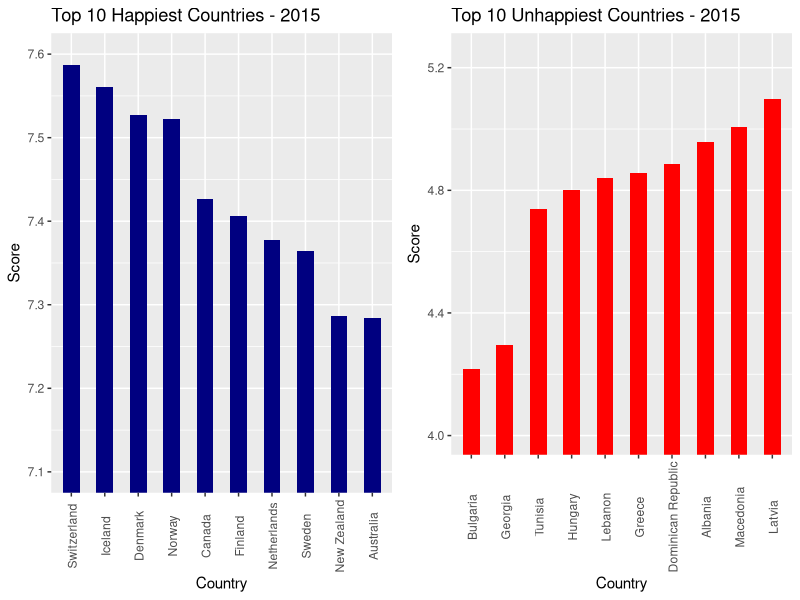
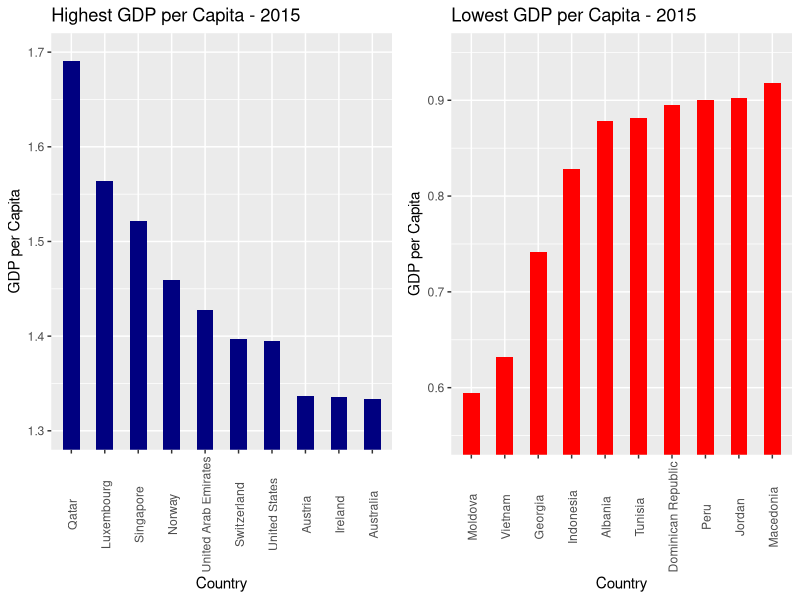
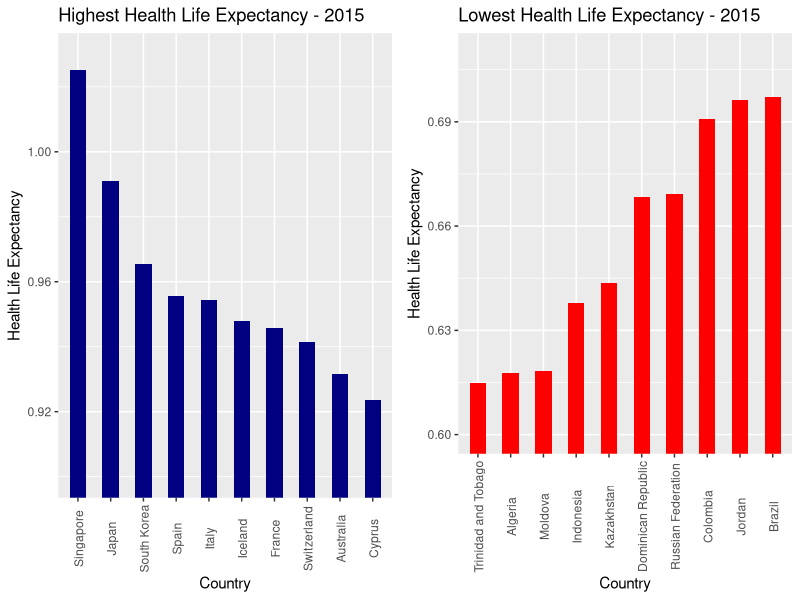
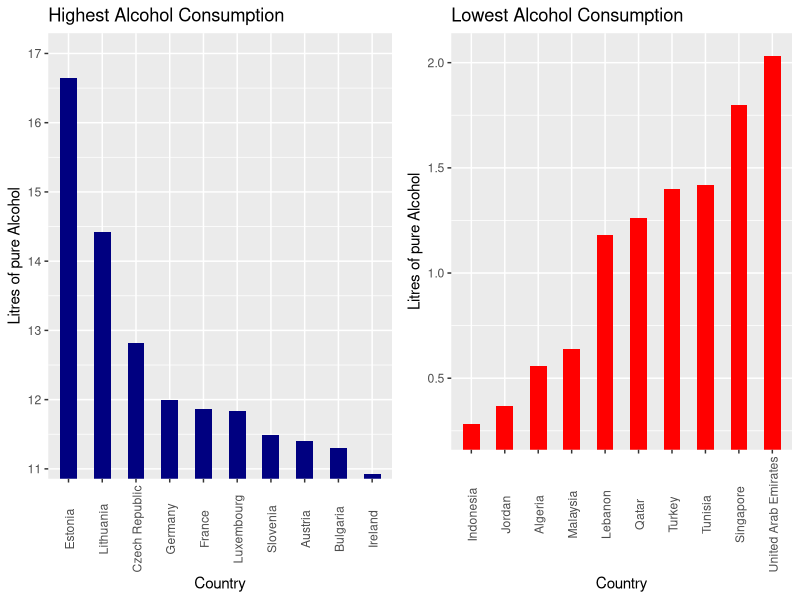
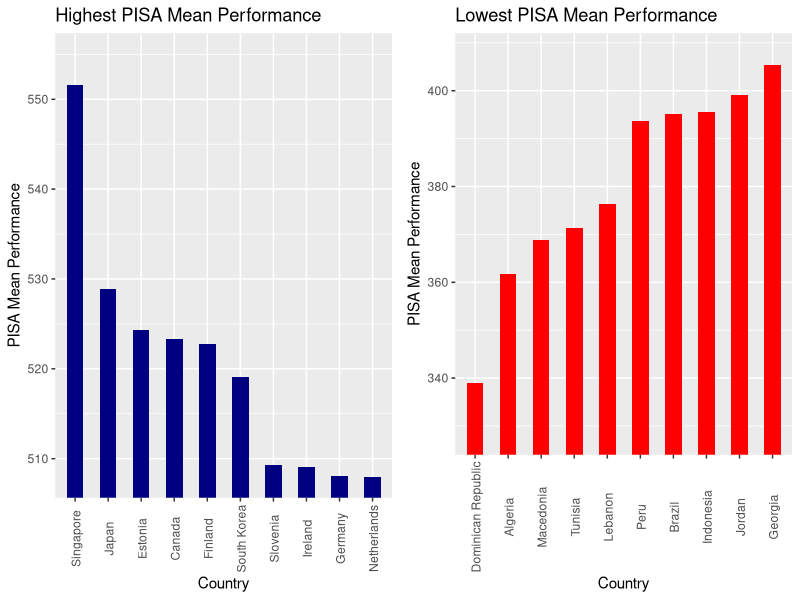
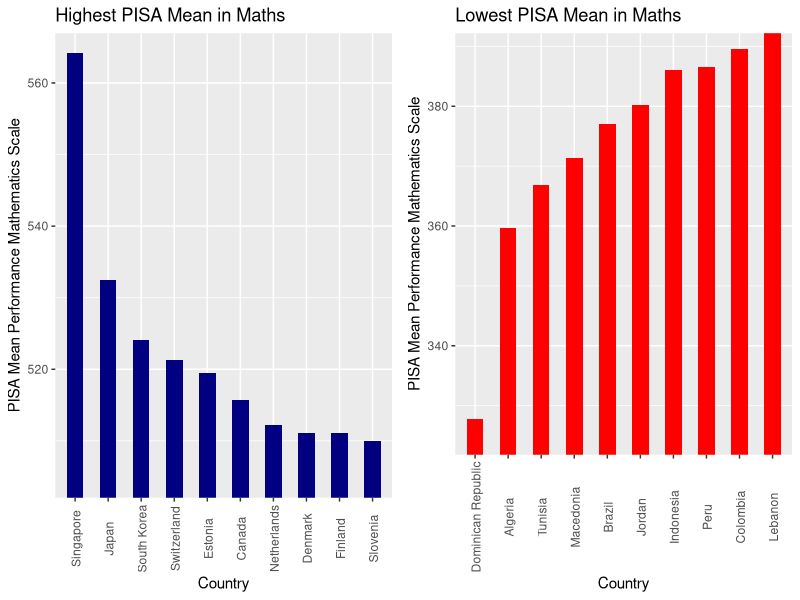
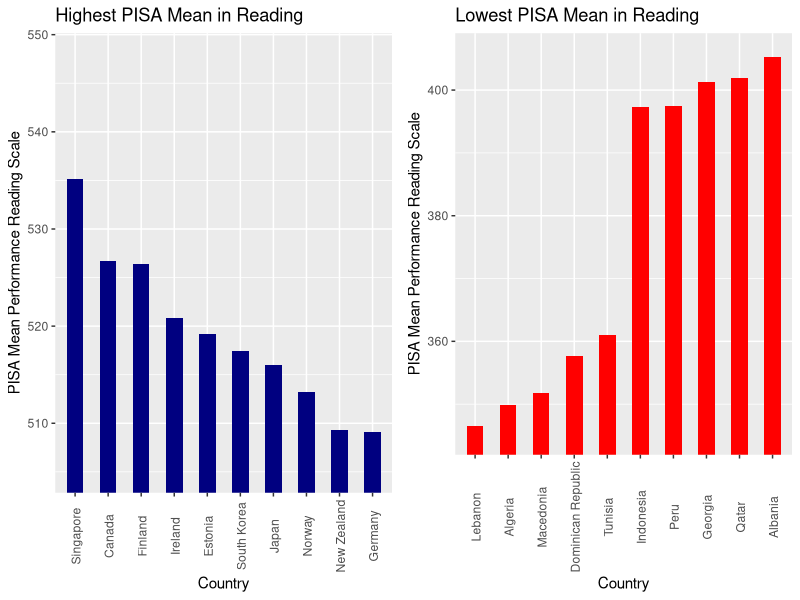
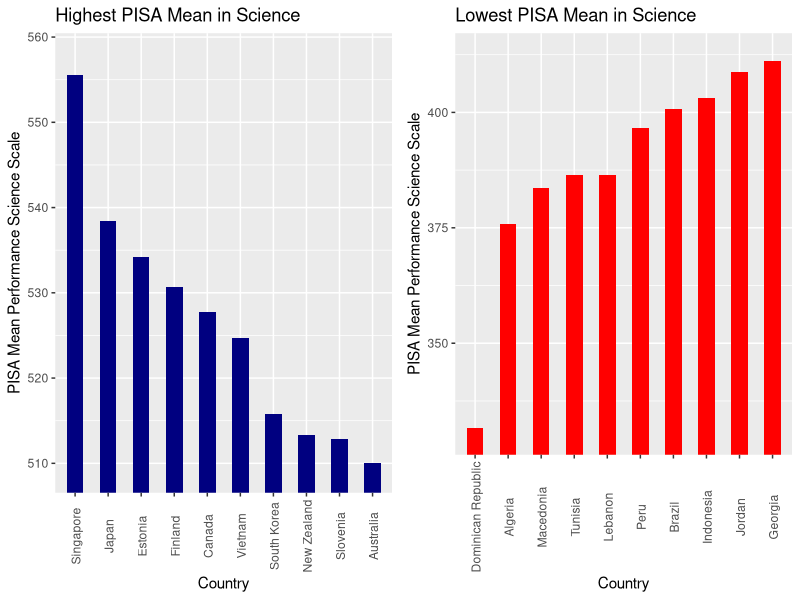

R code for these plots, in order:
## ---- chunk 1
dfData.master <- read.csv("../../data/master_data/master_data.min.csv")
## ---- chunk 2

dfData.ordered.high <- head(dfData.master[order(dfData.master$Happiness.Score, decreasing = TRUE),], n = 10)

g1 <- ggplot2::ggplot(
  dfData.ordered.high, 
  ggplot2::aes(
    x=factor(Country,levels=dfData.ordered.high$Country[order(dfData.ordered.high$Happiness.Score, decreasing = TRUE)]),
  y=Happiness.Score))
g1 <- g1 + ggplot2::geom_bar(stat="identity",width=0.5,fill="navyblue")
g1 <- g1 + ggplot2::theme( axis.text.x = ggplot2::element_text(angle=90, vjust=0.6))
g1 <- g1 + ggplot2::labs(title="Top 10 Happiest Countries - 2015", x="Country",y="Score")
g1 <- g1 + ggplot2::coord_cartesian(ylim=c(7.1,7.6))


dfData.ordered.low <- tail(dfData.master[order(dfData.master$Happiness.Score, decreasing = TRUE),], n = 10)

g2 <- ggplot2::ggplot(
  dfData.ordered.low, 
  ggplot2::aes(
    x=factor(Country,levels=dfData.ordered.low$Country[order(dfData.ordered.low$Happiness.Score, decreasing = FALSE)]),
  y=Happiness.Score))
g2 <- g2 + ggplot2::geom_bar(stat="identity",width=0.5,fill="red")
g2 <- g2 + ggplot2::theme( axis.text.x = ggplot2::element_text(angle=90, vjust=0.6))
g2 <- g2 + ggplot2::labs(title="Top 10 Unhappiest Countries - 2015", x="Country",y="Score")
g2 <- g2 + ggplot2::coord_cartesian(ylim=c(4,5.25))

gridExtra::grid.arrange(g1, g2,  ncol = 2,nrow=1)
## ---- chunk 3
g1 <- NULL
g2 <- NULL
dfData.ordered.high <- NULL
dfData.ordered.low <- NULL
## ---- chunk 4

dfData.ordered.high <- head(dfData.master[order(dfData.master$Economy.GDP.per.Capita, decreasing = TRUE),], n = 10)

g1 <- ggplot2::ggplot(
        dfData.ordered.high, 
        ggplot2::aes(x=factor(dfData.ordered.high$Country,levels=dfData.ordered.high$Country[order(dfData.ordered.high$Economy.GDP.per.Capita, decreasing = TRUE)]),y=Economy.GDP.per.Capita)
      ) 
g1 <- g1 + ggplot2::geom_bar(stat="identity",width=0.5,fill="navyblue") 
g1 <- g1 + ggplot2::theme(axis.text.x = ggplot2::element_text(angle=90, vjust=0.6)) 
g1 <- g1 + ggplot2::labs(title="Highest GDP per Capita - 2015", x="Country",y="GDP per Capita") 
g1 <- g1 + ggplot2::coord_cartesian(ylim=c(1.3,1.7))

dfData.ordered.low <- tail(dfData.master[order(dfData.master$Economy.GDP.per.Capita, decreasing = TRUE),], n = 10)

g2 <- ggplot2::ggplot(
        dfData.ordered.low, 
        ggplot2::aes(x=factor(dfData.ordered.low$Country,levels=dfData.ordered.low$Country[order(dfData.ordered.low$Economy.GDP.per.Capita, decreasing = FALSE)]),y=Economy.GDP.per.Capita)
        ) 
g2 <- g2 + ggplot2::geom_bar(stat="identity",width=0.5,fill="red") 
g2 <- g2 + ggplot2::theme(axis.text.x = ggplot2::element_text(angle=90, vjust=0.6)) 
g2 <- g2 + ggplot2::labs(title="Lowest GDP per Capita - 2015", x="Country",y="GDP per Capita") 
g2 <- g2 + ggplot2::coord_cartesian(ylim=c(0.55,0.95))

gridExtra::grid.arrange(g1, g2,  ncol = 2,nrow=1)
## ---- chunk 5
g1 <- NULL
g2 <- NULL
dfData.ordered.high <- NULL
dfData.ordered.low <- NULL
## ---- chunk 6

dfData.ordered.high <- head(dfData.master[order(dfData.master$Health.Life.Expectancy, decreasing = TRUE),], n = 10)

g1 <- ggplot2::ggplot(
        dfData.ordered.high, 
        ggplot2::aes(x=factor(dfData.ordered.high$Country,levels=dfData.ordered.high$Country[order(dfData.ordered.high$Health.Life.Expectancy, decreasing = TRUE)]),y=Health.Life.Expectancy)
      ) 
g1 <- g1 + ggplot2::geom_bar(stat="identity",width=0.5,fill="navyblue") 
g1 <- g1 + ggplot2::theme(axis.text.x = ggplot2::element_text(angle=90, vjust=0.6)) 
g1 <- g1 + ggplot2::labs(title="Highest Health Life Expectancy - 2015", x="Country",y="Health Life Expectancy") 
g1 <- g1 + ggplot2::coord_cartesian(ylim=c(0.9,1.03))

dfData.ordered.low <- tail(dfData.master[order(dfData.master$Health.Life.Expectancy, decreasing = TRUE),], n = 10)

g2 <- ggplot2::ggplot(
        dfData.ordered.low, 
        ggplot2::aes(x=factor(dfData.ordered.low$Country,levels=dfData.ordered.low$Country[order(dfData.ordered.low$Health.Life.Expectancy, decreasing = FALSE)]),y=Health.Life.Expectancy)
        ) 
g2 <- g2 + ggplot2::geom_bar(stat="identity",width=0.5,fill="red") 
g2 <- g2 + ggplot2::theme(axis.text.x = ggplot2::element_text(angle=90, vjust=0.6)) 
g2 <- g2 + ggplot2::labs(title="Lowest Health Life Expectancy - 2015", x="Country",y="Health Life Expectancy") 
g2 <- g2 + ggplot2::coord_cartesian(ylim=c(0.6,0.71))

gridExtra::grid.arrange(g1, g2,  ncol = 2,nrow=1)
## ---- chunk 7
g1 <- NULL
g2 <- NULL
dfData.ordered.high <- NULL
dfData.ordered.low <- NULL

## ---- chunk 8

dfData.ordered.high <- head(dfData.master[order(dfData.master$Alcohol.Consumption.All.Types, decreasing = TRUE),], n = 10)

g1 <- ggplot2::ggplot(
        dfData.ordered.high, 
        ggplot2::aes(x=factor(dfData.ordered.high$Country,levels=dfData.ordered.high$Country[order(dfData.ordered.high$Alcohol.Consumption.All.Types, decreasing = TRUE)]),y=Alcohol.Consumption.All.Types)
      ) 
g1 <- g1 + ggplot2::geom_bar(stat="identity",width=0.5,fill="navyblue") 
g1 <- g1 + ggplot2::theme(axis.text.x = ggplot2::element_text(angle=90, vjust=0.6)) 
g1 <- g1 + ggplot2::labs(title="Highest Alcohol Consumption", x="Country",y="Litres of pure Alcohol") 
g1 <- g1 + ggplot2::coord_cartesian(ylim=c(11.15,17))

dfData.ordered.low <- tail(dfData.master[order(dfData.master$Alcohol.Consumption.All.Types, decreasing = TRUE),], n = 10)

g2 <- ggplot2::ggplot(
        dfData.ordered.low, 
        ggplot2::aes(x=factor(dfData.ordered.low$Country,levels=dfData.ordered.low$Country[order(dfData.ordered.low$Alcohol.Consumption.All.Types, decreasing = FALSE)]),y=Alcohol.Consumption.All.Types)
        ) 
g2 <- g2 + ggplot2::geom_bar(stat="identity",width=0.5,fill="red") 
g2 <- g2 + ggplot2::theme(axis.text.x = ggplot2::element_text(angle=90, vjust=0.6)) 
g2 <- g2 + ggplot2::labs(title="Lowest Alcohol Consumption", x="Country",y="Litres of pure Alcohol") 
g2 <- g2 + ggplot2::coord_cartesian(ylim=c(0.25,2.05))

gridExtra::grid.arrange(g1, g2,  ncol = 2,nrow=1)
## ---- chunk 9
g1 <- NULL
g2 <- NULL
dfData.ordered.high <- NULL
dfData.ordered.low <- NULL

## ---- chunk 10

dfData.ordered.high <- head(dfData.master[order(dfData.master$PISA.Performance.Mean, decreasing = TRUE),], n = 10)

g1 <- ggplot2::ggplot(
        dfData.ordered.high, 
        ggplot2::aes(x=factor(dfData.ordered.high$Country,levels=dfData.ordered.high$Country[order(dfData.ordered.high$PISA.Performance.Mean, decreasing = TRUE)]),y=PISA.Performance.Mean)
      ) 
g1 <- g1 + ggplot2::geom_bar(stat="identity",width=0.5,fill="navyblue") 
g1 <- g1 + ggplot2::theme(axis.text.x = ggplot2::element_text(angle=90, vjust=0.6)) 
g1 <- g1 + ggplot2::labs(title="Highest PISA Mean Performance", x="Country",y="PISA Mean Performance") 
g1 <- g1 + ggplot2::coord_cartesian(ylim=c(508,555))

dfData.ordered.low <- tail(dfData.master[order(dfData.master$PISA.Performance.Mean, decreasing = TRUE),], n = 10)

g2 <- ggplot2::ggplot(
        dfData.ordered.low, 
        ggplot2::aes(x=factor(dfData.ordered.low$Country,levels=dfData.ordered.low$Country[order(dfData.ordered.low$PISA.Performance.Mean, decreasing = FALSE)]),y=PISA.Performance.Mean)
        ) 
g2 <- g2 + ggplot2::geom_bar(stat="identity",width=0.5,fill="red") 
g2 <- g2 + ggplot2::theme(axis.text.x = ggplot2::element_text(angle=90, vjust=0.6)) 
g2 <- g2 + ggplot2::labs(title="Lowest PISA Mean Performance", x="Country",y="PISA Mean Performance") 
g2 <- g2 + ggplot2::coord_cartesian(ylim=c(328,408))

gridExtra::grid.arrange(g1, g2,  ncol = 2,nrow=1)
## ---- chunk 11
g1 <- NULL
g2 <- NULL
dfData.ordered.high <- NULL
dfData.ordered.low <- NULL

## ---- chunk 12

dfData.ordered.high <- head(dfData.master[order(dfData.master$PISA.Performance.Mean.Mathematics, decreasing = TRUE),], n = 10)

g1 <- ggplot2::ggplot(
        dfData.ordered.high, 
        ggplot2::aes(x=factor(dfData.ordered.high$Country,levels=dfData.ordered.high$Country[order(dfData.ordered.high$PISA.Performance.Mean.Mathematics, decreasing = TRUE)]),y=PISA.Performance.Mean.Mathematics)
      ) 
g1 <- g1 + ggplot2::geom_bar(stat="identity",width=0.5,fill="navyblue") 
g1 <- g1 + ggplot2::theme(axis.text.x = ggplot2::element_text(angle=90, vjust=0.6)) 
g1 <- g1 + ggplot2::labs(title="Highest PISA Mean in Maths", x="Country",y="PISA Mean Performance Mathematics Scale") 
g1 <- g1 + ggplot2::coord_cartesian(ylim=c(505,564))

dfData.ordered.low <- tail(dfData.master[order(dfData.master$PISA.Performance.Mean.Mathematics, decreasing = TRUE),], n = 10)

g2 <- ggplot2::ggplot(
        dfData.ordered.low, 
        ggplot2::aes(x=factor(dfData.ordered.low$Country,levels=dfData.ordered.low$Country[order(dfData.ordered.low$PISA.Performance.Mean.Mathematics, decreasing = FALSE)]),y=PISA.Performance.Mean.Mathematics)
        ) 
g2 <- g2 + ggplot2::geom_bar(stat="identity",width=0.5,fill="red") 
g2 <- g2 + ggplot2::theme(axis.text.x = ggplot2::element_text(angle=90, vjust=0.6)) 
g2 <- g2 + ggplot2::labs(title="Lowest PISA Mean in Maths", x="Country",y="PISA Mean Performance Mathematics Scale") 
g2 <- g2 + ggplot2::coord_cartesian(ylim=c(325,389))

gridExtra::grid.arrange(g1, g2,  ncol = 2,nrow=1)
## ---- chunk 13
g1 <- NULL
g2 <- NULL
dfData.ordered.high <- NULL
dfData.ordered.low <- NULL

## ---- chunk 14

dfData.ordered.high <- head(dfData.master[order(dfData.master$PISA.Performance.Mean.Reading, decreasing = TRUE),], n = 10)

g1 <- ggplot2::ggplot(
        dfData.ordered.high, 
        ggplot2::aes(x=factor(dfData.ordered.high$Country,levels=dfData.ordered.high$Country[order(dfData.ordered.high$PISA.Performance.Mean.Reading, decreasing = TRUE)]),y=PISA.Performance.Mean.Reading)
      ) 
g1 <- g1 + ggplot2::geom_bar(stat="identity",width=0.5,fill="navyblue") 
g1 <- g1 + ggplot2::theme(axis.text.x = ggplot2::element_text(angle=90, vjust=0.6)) 
g1 <- g1 + ggplot2::labs(title="Highest PISA Mean in Reading", x="Country",y="PISA Mean Performance Reading Scale") 
g1 <- g1 + ggplot2::coord_cartesian(ylim=c(505,548))

dfData.ordered.low <- tail(dfData.master[order(dfData.master$PISA.Performance.Mean.Reading, decreasing = TRUE),], n = 10)

g2 <- ggplot2::ggplot(
        dfData.ordered.low, 
        ggplot2::aes(x=factor(dfData.ordered.low$Country,levels=dfData.ordered.low$Country[order(dfData.ordered.low$PISA.Performance.Mean.Reading, decreasing = FALSE)]),y=PISA.Performance.Mean.Reading)
        ) 
g2 <- g2 + ggplot2::geom_bar(stat="identity",width=0.5,fill="red") 
g2 <- g2 + ggplot2::theme(axis.text.x = ggplot2::element_text(angle=90, vjust=0.6)) 
g2 <- g2 + ggplot2::labs(title="Lowest PISA Mean in Reading", x="Country",y="PISA Mean Performance Reading Scale") 
g2 <- g2 + ggplot2::coord_cartesian(ylim=c(345,406))

gridExtra::grid.arrange(g1, g2,  ncol = 2,nrow=1)
## ---- chunk 15
g1 <- NULL
g2 <- NULL
dfData.ordered.high <- NULL
dfData.ordered.low <- NULL

## ---- chunk 16

dfData.ordered.high <- head(dfData.master[order(dfData.master$PISA.Performance.Mean.Science, decreasing = TRUE),], n = 10)

g1 <- ggplot2::ggplot(
        dfData.ordered.high, 
        ggplot2::aes(x=factor(dfData.ordered.high$Country,levels=dfData.ordered.high$Country[order(dfData.ordered.high$PISA.Performance.Mean.Science, decreasing = TRUE)]),y=PISA.Performance.Mean.Science)
      ) 
g1 <- g1 + ggplot2::geom_bar(stat="identity",width=0.5,fill="navyblue") 
g1 <- g1 + ggplot2::theme(axis.text.x = ggplot2::element_text(angle=90, vjust=0.6)) 
g1 <- g1 + ggplot2::labs(title="Highest PISA Mean in Science", x="Country",y="PISA Mean Performance Science Scale") 
g1 <- g1 + ggplot2::coord_cartesian(ylim=c(509,558))

dfData.ordered.low <- tail(dfData.master[order(dfData.master$PISA.Performance.Mean.Science, decreasing = TRUE),], n = 10)

g2 <- ggplot2::ggplot(
        dfData.ordered.low, 
        ggplot2::aes(x=factor(dfData.ordered.low$Country,levels=dfData.ordered.low$Country[order(dfData.ordered.low$PISA.Performance.Mean.Science, decreasing = FALSE)]),y=PISA.Performance.Mean.Science)
        ) 
g2 <- g2 + ggplot2::geom_bar(stat="identity",width=0.5,fill="red") 
g2 <- g2 + ggplot2::theme(axis.text.x = ggplot2::element_text(angle=90, vjust=0.6)) 
g2 <- g2 + ggplot2::labs(title="Lowest PISA Mean in Science", x="Country",y="PISA Mean Performance Science Scale") 
g2 <- g2 + ggplot2::coord_cartesian(ylim=c(330,413))

gridExtra::grid.arrange(g1, g2,  ncol = 2,nrow=1)
## ---- chunk 17
g1 <- NULL
g2 <- NULL
dfData.ordered.high <- NULL
dfData.ordered.low <- NULL

